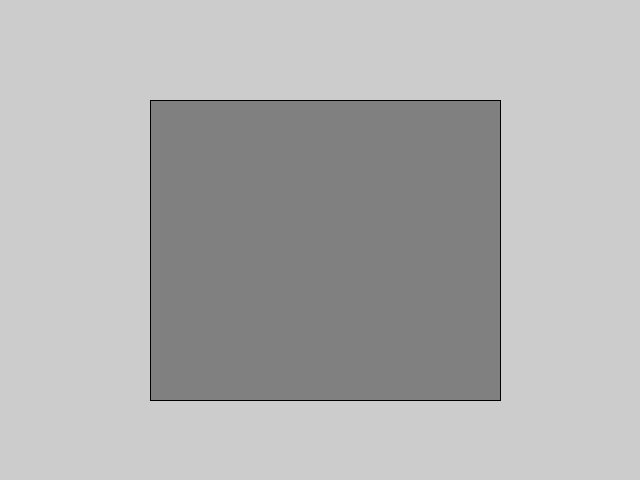
Frame 1 (no input)
Frame 60 (the mouse pressed at the canvas centre just before this capture): identical to frame 1, image omitted
Frame 120 (the mouse held since frame 60 and released just before this capture): identical to frame 1, image omitted

The Processing sketch that drew this single still picture (run headless with seeded random() and noise(); from frame 60 on, the mouse is pressed at the canvas centre):

// Processing sketch: AreaMethod
// ── AreaMethod.pde
// AreaMethod.pde

void areaRect(int sideW, int sideL) {
  int area = sideW * sideL;
  println("area = " + area); 
}

void setup() {
  size(640,480);
  
  fill(128,128,128);
  rect(150,100,350,300);
  noFill();
  areaRect(400,300);
  
  //fill(255,255,255);
  //textSize(40);
  //text("area = " + areaRect(400,300),200,200); 
}

void draw() {
  // no statements here (basically a static sketch)
}
